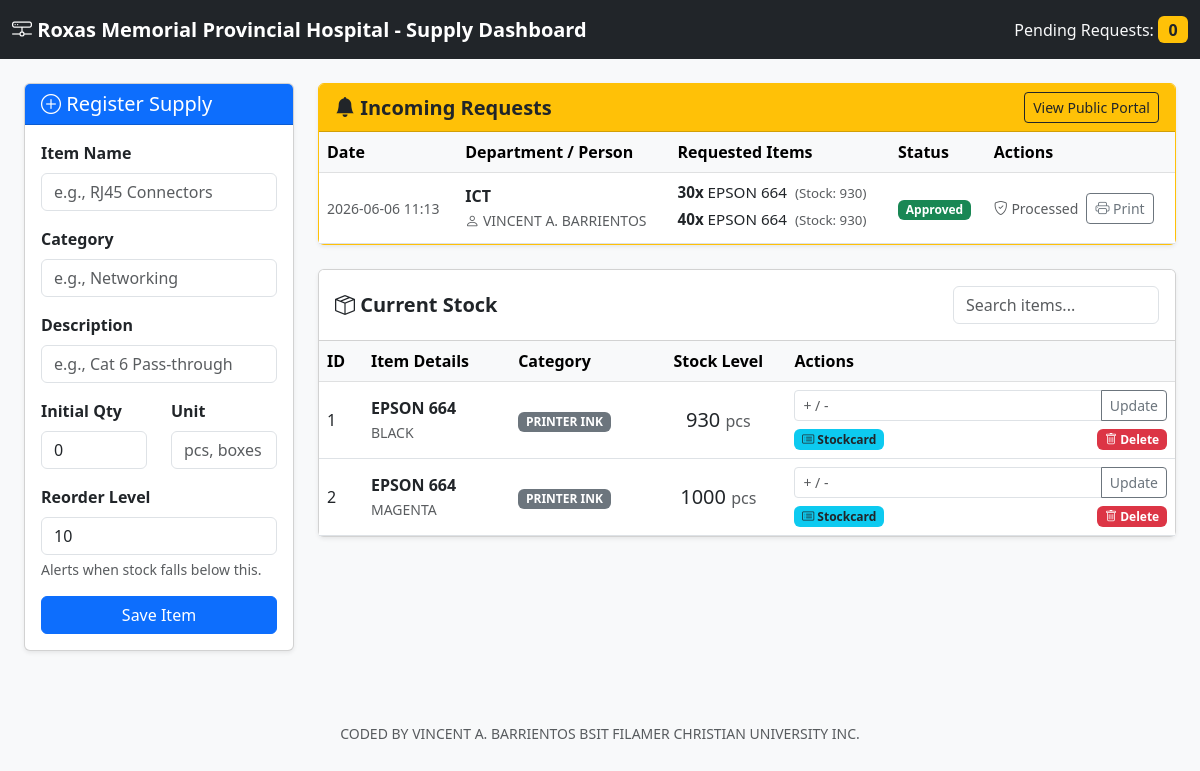
Page /dashboard on the earlier database version.
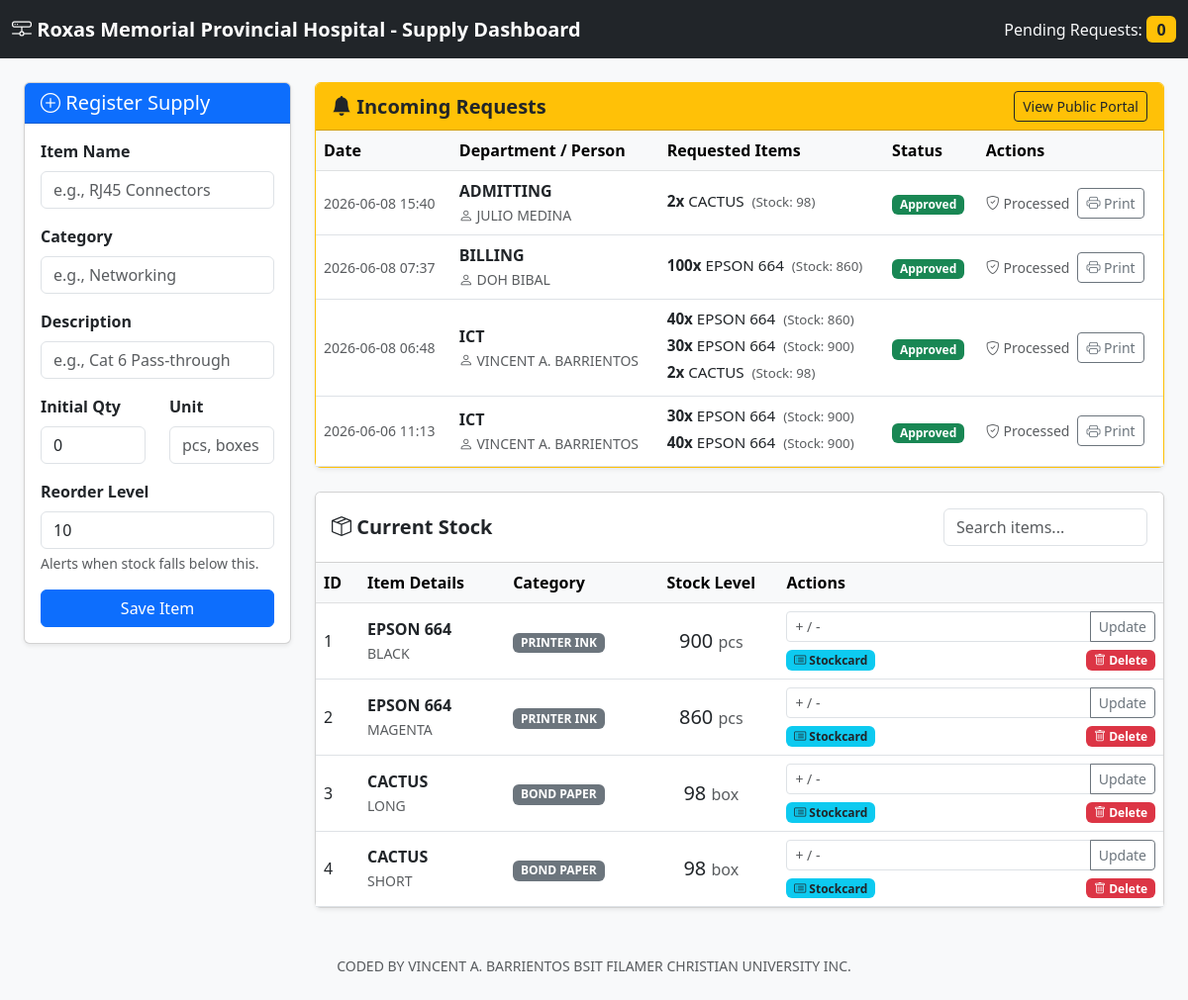
Same page on the later database version.
### app.py (models this page shows)
class DepartmentRequest(db.Model):
    __tablename__ = 'department_requests'
    id = db.Column(db.Integer, primary_key=True)
    batch_id = db.Column(db.String(50), nullable=False)
    department_name = db.Column(db.String(100), nullable=False)
    requested_by = db.Column(db.String(100), nullable=False)
    supply_id = db.Column(db.Integer, db.ForeignKey('supplies.id'), nullable=False)
    quantity = db.Column(db.Integer, nullable=False)
    purpose = db.Column(db.String(255), nullable=False)
    status = db.Column(db.String(20), default='Pending')
    created_at = db.Column(db.DateTime, default=get_pht_time)
    supply = db.relationship('Supply', backref=db.backref('requests', lazy=True))

class Supply(db.Model):
    __tablename__ = 'supplies'
    id = db.Column(db.Integer, primary_key=True)
    name = db.Column(db.String(150), nullable=False)
    category = db.Column(db.String(100), nullable=True)
    description = db.Column(db.String(255), nullable=True)
    quantity = db.Column(db.Integer, nullable=False, default=0)
    unit = db.Column(db.String(50), nullable=False)
    reorder_level = db.Column(db.Integer, nullable=False, default=10)
    created_at = db.Column(db.DateTime, default=get_pht_time)
    updated_at = db.Column(db.DateTime, default=get_pht_time, onupdate=get_pht_time)

### app.py (the view)
@app.route('/dashboard')
def dashboard():
    supplies = Supply.query.all()
    all_requests = DepartmentRequest.query.order_by(DepartmentRequest.created_at.desc()).all()
    grouped_batches = {}
    for req in all_requests:
        if req.batch_id not in grouped_batches:
            grouped_batches[req.batch_id] = {
                'batch_id': req.batch_id,
                'created_at': req.created_at,
                'department_name': req.department_name,
                'requested_by': req.requested_by,
                'status': req.status,
                'items': []
            }
        grouped_batches[req.batch_id]['items'].append(req)
    requests_to_display = list(grouped_batches.values())
    pending_count = len([b for b in requests_to_display if b['status'] == 'Pending'])
    return render_template(
        'dashboard.html',
        items=supplies,
        requests=requests_to_display,
        pending_count=pending_count
    )

### templates/dashboard.html (shortened to what this page needs)
<!DOCTYPE html>
<html lang="en">
<head>
    <link href="https://cdn.jsdelivr.net/npm/bootstrap@5.3.0/dist/css/bootstrap.min.css" rel="stylesheet">
    <link rel="stylesheet" href="https://cdn.jsdelivr.net/npm/bootstrap-icons@1.10.5/font/bootstrap-icons.css">
</head>
<body>
    <nav class="navbar navbar-expand-lg navbar-dark bg-dark mb-4">
        <div class="container-fluid">
            <a class="navbar-brand" href="/">
                <i class="bi bi-hdd-network"></i> Roxas Memorial Provincial Hospital - Supply Dashboard
            </a>
            <span class="navbar-text text-light">
                Pending Requests: <span class="badge bg-warning text-dark fs-6" id="navPendingCount">{{ pending_count }}</span>
            </span>
        </div>
    </nav>
    <div class="container-fluid px-4">
        <div class="row">
            <div class="col-md-4 col-lg-3 mb-4">
                <div class="card shadow-sm">
                    <div class="card-header bg-primary text-white">
                        <h5 class="card-title mb-0"><i class="bi bi-plus-circle"></i> Register Supply</h5>
                    </div>
                    <div class="card-body">
                        <form action="/add" method="POST">
                            <div class="mb-3">
                                <label class="form-label fw-bold">Item Name</label>
                                <input type="text" class="form-control" name="name" placeholder="e.g., RJ45 Connectors" required>
                            </div>
                            <div class="mb-3">
                                <label class="form-label fw-bold">Category</label>
                                <input type="text" class="form-control" name="category" placeholder="e.g., Networking">
                            </div>
                            <div class="mb-3">
                                <label class="form-label fw-bold">Description</label>
                                <input type="text" class="form-control" name="description" placeholder="e.g., Cat 6 Pass-through">
                            </div>
                            <div class="row mb-3">
                                <div class="col-6">
                                    <label class="form-label fw-bold">Initial Qty</label>
                                    <input type="number" class="form-control" name="quantity" value="0" required>
                                </div>
                                <div class="col-6">
                                    <label class="form-label fw-bold">Unit</label>
                                    <input type="text" class="form-control" name="unit" placeholder="pcs, boxes" required>
                                </div>
                            </div>
                            <div class="mb-3">
                                <label class="form-label fw-bold">Reorder Level</label>
                                <input type="number" class="form-control" name="reorder_level" value="10" required>
                                <div class="form-text">Alerts when stock falls below this.</div>
                            </div>
                            <button type="submit" class="btn btn-primary w-100">Save Item</button>
                        </form>
                    </div>
                </div>
            </div>
            <div class="col-md-8 col-lg-9">
                <div class="card shadow-sm border-warning mb-4">
                    <div class="card-header bg-warning text-dark d-flex justify-content-between align-items-center py-2">
                        <h5 class="card-title mb-0 fw-bold"><i class="bi bi-bell-fill"></i> Incoming Requests</h5>
                        <a href="/portal" target="_blank" class="btn btn-sm btn-outline-dark">View Public Portal</a>
                    </div>
                    <div class="card-body p-0 table-responsive">
                        <table class="table table-hover mb-0">
                            <thead class="table-light">
                                <tr>
                                    <th>Date</th>
                                    <th>Department / Person</th>
                                    <th>Requested Items</th>
                                    <th>Status</th>
                                    <th>Actions</th>
                                </tr>
                            </thead>
                            <tbody>
                                {% for batch in requests %}
                                <tr class="align-middle">
                                    <td class="small text-muted">{{ batch['created_at'].strftime('%Y-%m-%d %H:%M') }}</td>
                                    <td>
                                        <strong>{{ batch['department_name'] }}</strong><br>
                                        <small class="text-muted"><i class="bi bi-person"></i> {{ batch['requested_by'] }}</small>
                                    </td>
                                    <td>
                                        <ul class="list-unstyled mb-0">
                                            {% for req in batch['items'] %}
                                            <li class="mb-1" style="font-size: 0.95em;">
                                                <span class="fw-bold">{{ req.quantity }}x</span> {{ req.supply.name }}
                                                <small class="text-muted ms-1">(Stock: {{ req.supply.quantity }})</small>
                                            </li>
                                            {% endfor %}
                                        </ul>
                                    </td>
                                    <td>
                                        {% if batch['status'] == 'Pending' %}
                                            <span class="badge bg-warning text-dark">Pending</span>
                                        {% elif batch['status'] == 'Approved' %}
                                            <span class="badge bg-success">Approved</span>
                                        {% else %}
                                            <span class="badge bg-danger">Denied</span>
                                        {% endif %}
                                    </td>
                                   <td>
                                        {% if batch['status'] == 'Pending' %}
                                        <div class="btn-group" role="group">
                                            <a href="/process-batch/{{ batch['batch_id'] }}/approve" class="btn btn-sm btn-success" title="Approve Entire Batch">
                                                <i class="bi bi-check-lg"></i>
                                            </a>
                                            <a href="/process-batch/{{ batch['batch_id'] }}/deny" class="btn btn-sm btn-danger" title="Deny Entire Batch">
                                                <i class="bi bi-x-lg"></i>
                                            </a>
                                            <a href="/print-bulk/{{ batch['batch_id'] }}" target="_blank" class="btn btn-sm btn-secondary" title="Print Pending Request">
                                                <i class="bi bi-printer"></i>
                                            </a>
                                        </div>
                                        {% else %}
                                            <div class="d-flex align-items-center">
                                                <span class="text-muted small me-2"><i class="bi bi-shield-check"></i> Processed</span>
                                                <a href="/print-bulk/{{ batch['batch_id'] }}" target="_blank" class="btn btn-sm btn-outline-secondary" title="Print Approved/Denied Record">
                                                    <i class="bi bi-printer"></i> Print
                                                </a>
                                            </div>
                                        {% endif %}
                                    </td>
                                </tr>
                                {% else %}
                                <tr>
                                    <td colspan="5" class="text-center py-3 text-muted">No pending requests.</td>
                                </tr>
                                {% endfor %}
                            </tbody>
                        </table>
                    </div>
                </div>
                <div class="card shadow-sm">
                    <div class="card-header bg-white d-flex justify-content-between align-items-center py-3">
                        <h5 class="card-title mb-0 fw-bold"><i class="bi bi-box-seam"></i> Current Stock</h5>
                        <input type="text" id="searchInput" class="form-control w-25" placeholder="Search items...">
                    </div>
                    <div class="card-body p-0 table-responsive">
                        <table class="table table-hover mb-0" id="inventoryTable">
                            <thead class="table-light">
                                <tr>
                                    <th>ID</th>
                                    <th>Item Details</th>
                                    <th>Category</th>
                                    <th class="text-center">Stock Level</th>
                                    <th>Actions</th>
                                </tr>
                            </thead>
                            <tbody>
                                {% for item in items %}
                                <tr class="{% if item.quantity <= item.reorder_level %}low-stock-row{% endif %} align-middle">
                                    <td>{{ item.id }}</td>
                                    <td>
                                        <strong>{{ item.name }}</strong><br>
                                        <small class="text-muted">{{ item.description }}</small>
                                    </td>
                                    <td><span class="badge bg-secondary">{{ item.category }}</span></td>
                                    <td class="text-center">
                                        <h5 class="mb-0">
                                            {{ item.quantity }} <small class="text-muted fs-6">{{ item.unit }}</small>
                                        </h5>
                                    </td>
                                    <td>
                                        <form action="/update/{{ item.id }}" method="POST" class="d-flex align-items-center mb-1">
                                            <div class="input-group input-group-sm w-100">
                                                <input type="number" class="form-control" name="adjustment" placeholder="+ / -" required>
                                                <button class="btn btn-outline-secondary" type="submit">Update</button>
                                            </div>
                                        </form>
                                        <div class="d-flex justify-content-between mt-2">
                                            <a href="/stockcard/{{ item.id }}" class="badge bg-info text-decoration-none text-dark">
                                                <i class="bi bi-card-list"></i> Stockcard
                                            </a>
                                            <a href="/delete/{{ item.id }}" class="badge bg-danger text-decoration-none" onclick="return confirm('Are you sure you want to delete {{ item.name }}?')">
                                                <i class="bi bi-trash"></i> Delete
                                            </a>
                                        </div>
                                    </td>
                                </tr>
                                {% endfor %}
                            </tbody>
                        </table>
                    </div>
                </div>
            </div>
        </div>
        <footer class="text-center mt-5 mb-4 text-muted small">
            <p>CODED BY VINCENT A. BARRIENTOS BSIT FILAMER CHRISTIAN UNIVERSITY INC.</p>
        </footer>
    </div>
</body>
</html>

### templates/dashboard.html (style rules this page uses)
body { background-color: #f8f9fa; }
.navbar-brand { font-weight: 600; }

Differences in the rows shown:
added DepartmentRequest: created_at "2026-06-08 15:40", department_name "ADMITTING", requested_by "JULIO MEDINA", quantity "2", supply.name "CACTUS", supply.quantity "98", status "Approved"
added DepartmentRequest: created_at "2026-06-08 07:37", department_name "BILLING", requested_by "DOH BIBAL", quantity "100", supply.name "EPSON 664", supply.quantity "860", status "Approved"
added DepartmentRequest: created_at "2026-06-08 06:48", department_name "ICT", requested_by "VINCENT A. BARRIENTOS", quantity "40", supply.name "EPSON 664", supply.quantity "860", status "Approved"
added DepartmentRequest: quantity "30", supply.name "EPSON 664", supply.quantity "900", shown under "2026-06-08 06:48"
added DepartmentRequest: quantity "2", supply.name "CACTUS", supply.quantity "98", shown under "2026-06-08 06:48"
changed through a linked row, DepartmentRequest (number 6 of 7 on the later page): supply.quantity "930" → "900"
changed through a linked row, DepartmentRequest (number 7 of 7 on the later page): supply.quantity "930" → "900"
changed Supply "BLACK": quantity "930" → "900"
changed Supply "MAGENTA": quantity "1000" → "860"
added Supply: id "3", name "CACTUS", description "LONG", category "BOND PAPER", quantity "98", unit "box"
added Supply: id "4", name "CACTUS", description "SHORT", category "BOND PAPER", quantity "98", unit "box"
